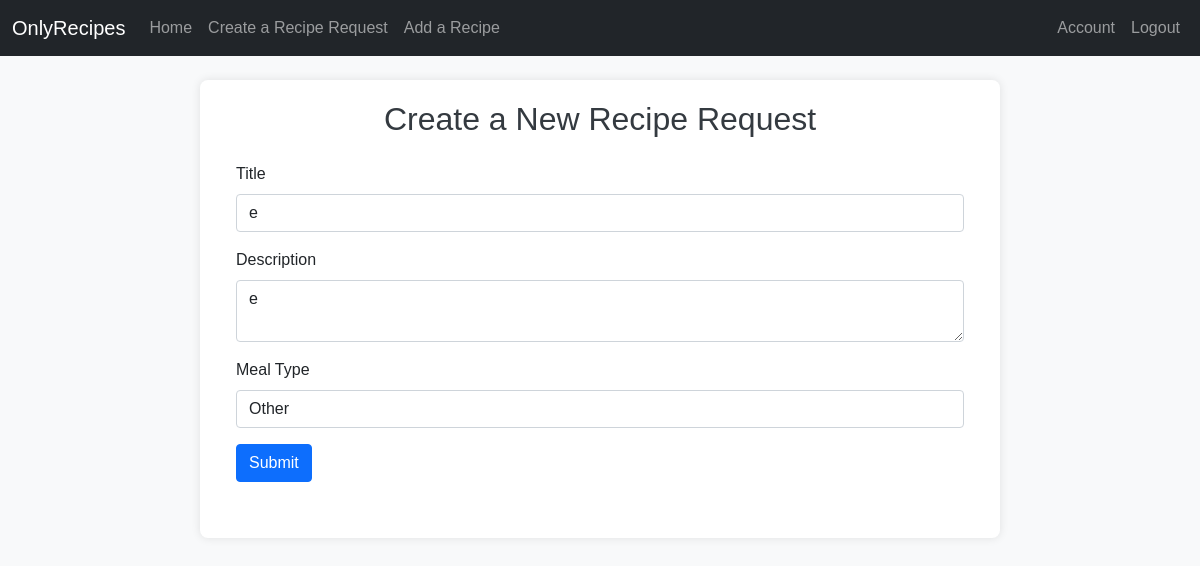
/update_recipe_request/1 (signed in), run on the app's committed database.
### app/models.py (models this page shows)
class RecipeRequest(db.Model):
    id = db.Column(db.Integer, primary_key=True)
    title = db.Column(db.String(100), unique=True, nullable=False)
    description = db.Column(db.Text, nullable=False)
    meal_type = db.Column(db.String(50), nullable=False)
    created_at = db.Column(db.DateTime, default=datetime.utcnow)
    ingredients = db.relationship('Ingredient', secondary=recipe_ingredients, lazy='subquery', backref=db.backref('recipe_requests', lazy=True))
    user_id = db.Column(db.Integer, db.ForeignKey('user.id'), nullable=False)

### app/routes.py (the view)
@bp.route('/update_recipe_request/<int:id>', methods=['GET', 'POST'])
@login_required
def update_recipe_request(id):
    recipe_request = RecipeRequest.query.get_or_404(id)
    if recipe_request.user_id != current_user.id:
        abort(403)
    form = RecipeRequestForm()
    if form.validate_on_submit():
        recipe_request.title = form.title.data
        recipe_request.description = form.description.data
        recipe_request.meal_type = form.meal_type.data
        db.session.commit()
        flash('Your recipe request has been updated!', 'success')
        return redirect(url_for('main.home'))
    elif request.method == 'GET':
        form.title.data = recipe_request.title
        form.description.data = recipe_request.description
        form.meal_type.data = recipe_request.meal_type
    return render_template('create_requests.html', title='Update Recipe Request', form=form)

### app/forms.py
class RecipeRequestForm(FlaskForm):
    title = StringField('Title', validators=[DataRequired()])
    description = TextAreaField('Description', validators=[DataRequired()])
    meal_type = SelectField('Meal Type', choices=[
        ('breakfast', 'Breakfast'),
        ('lunch', 'Lunch'),
        ('dinner', 'Dinner'),
        ('other', 'Other')
    ], default='other', validators=[DataRequired()])
    submit = SubmitField('Submit')

### app/models.py (called while the page is built)
@login_manager.user_loader
def load_user(user_id):
    return User.query.get(int(user_id))

### app/templates/create_requests.html (shortened to what this page needs)
{% extends "base.html" %}
{% block content %}
    <h2>Create a New Recipe Request</h2>
    <form method="POST" action="" class="p-3">
        <div class="mb-3">
            {{ form.title.label(class="form-label") }}
            {{ form.title(class="form-control") }}
        </div>
        <div class="mb-3">
            {{ form.description.label(class="form-label") }}
            {{ form.description(class="form-control") }}
        </div>
        <div class="mb-3">
            {{ form.meal_type.label(class="form-label") }}
            {{ form.meal_type(class="form-control") }}
        </div>
        <button type="submit" class="btn btn-primary">Submit</button>
    </form>
{% endblock %}

### app/static/css/styles.css (style rules this page uses)
body { font-family: Arial, sans-serif; background-color: #f8f9fa; margin: 0; padding: 0; }
h1, h2 { text-align: center; color: #343a40; }
form { margin-bottom: 20px; }

### data on the page
RecipeRequest: title "e", description "e", meal_type "Other"
